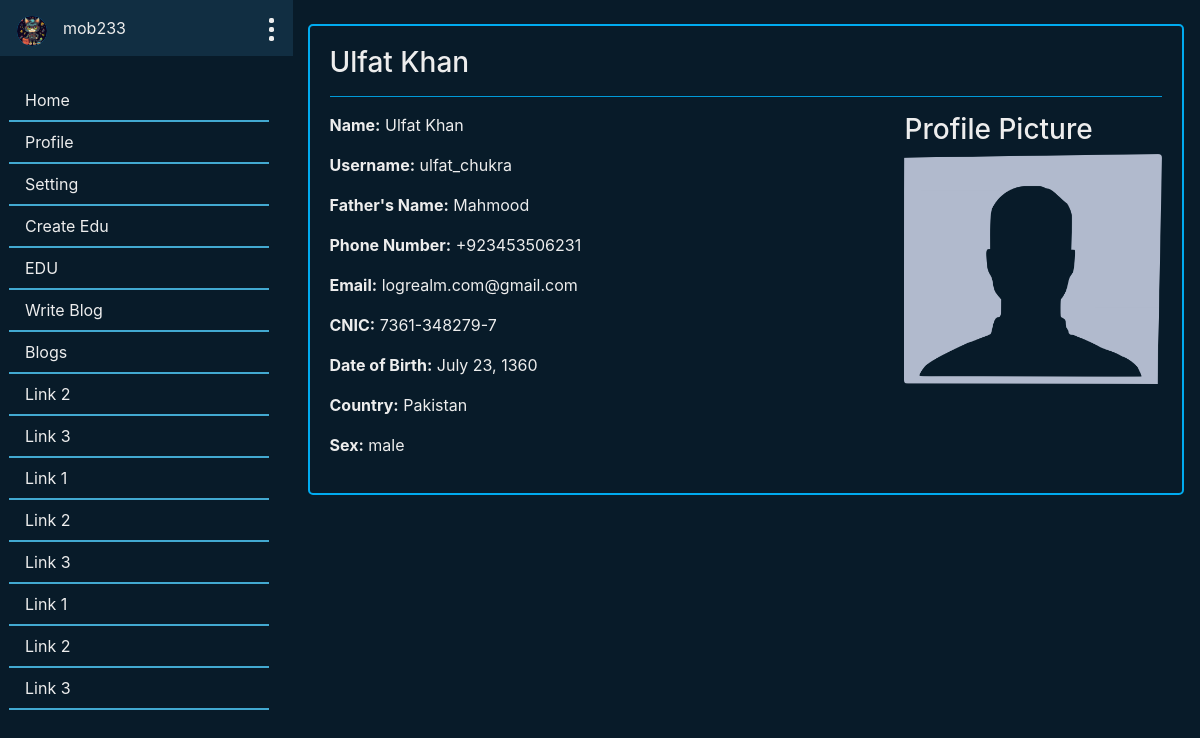
The page /u/ulfat_chukra (signed in) on the database its author committed.
### gen_user/models.py (models this page shows, shortened)
class GenUser(AbstractBaseUser, PermissionsMixin):
    user = models.OneToOneField(User, null=True, blank=True, on_delete=models.CASCADE)
    first_name = models.CharField(max_length=30)
    last_name = models.CharField(max_length=30,null=True, blank=True,)
    username = models.CharField(max_length=150, unique=True)
    password = models.CharField(max_length=128)
    father_name = models.CharField(max_length=255)
    PhoneNumber = models.CharField(blank=True,null=True,max_length=30)
    email = models.EmailField(max_length=255, unique=True)
    picture = models.ImageField(upload_to=upload_path, blank=True)
    uuid = models.UUIDField(default=uuid.uuid4, editable=False)
    cnic = models.CharField(max_length=15,unique=True)
    DOB = models.DateField()
    country = CountryField()
    sex = models.CharField(max_length=10,choices=(('male', 'Male'), ('female', 'Female'), ('other', 'Other')))
    join_date = models.DateTimeField(default=timezone.now , editable=False)
    pk_key = models.CharField(max_length=255, unique=True)
    email_verification_token = models.CharField(max_length=255, null=True, blank=True)
    emailConformation = models.BooleanField(default=False)
    PhoneNumberConformation = models.BooleanField(default=False)
    PaidMember = models.BooleanField(default=False)
    is_active = models.BooleanField(default=True)
    is_staff = models.BooleanField(default=False)
    USERNAME_FIELD = 'username'
    REQUIRED_FIELDS = ['username']
    objects = UserManager()
    def get_full_name(self):
        if self.last_name == None:
            return f'{self.first_name}'
        elif self.last_name and self.first_name :
           return f'{self.first_name} {self.last_name}'
        else:
            return f'{self.username}'
    groups = models.ManyToManyField(
        'auth.Group', related_name='custom_users', blank=True)
    user_permissions = models.ManyToManyField(
        'auth.Permission', related_name='custom_users', blank=True)

### gen_user/views.py (the view, shortened to what this page needs)
# urls.py: path('u/<str:username>',GenUserProfile.as_view(),name="genProfile"),
class GenUserProfile(LoginRequiredMixin,UserRestrictedQuerysetMixin,DetailView):
    model = GenUser
    template_name= 'gen/profile.html'
    context_object_name = 'genuser'
    def get(self, request,username):
        genuser = get_object_or_404(GenUser , username=username)
        try:
            edu = xEduInstitution.objects.get(OwnerOfX=request.user)
        except xEduInstitution.DoesNotExist:
            edu = None
        return render(request, self.template_name,{self.context_object_name:genuser,'edu':edu})

### templates/gen/profile.html (shortened to what this page needs)
{% extends "dboard.html" %}
{% block dashRoom %}
<div class="cs-card card-body mt-4 mr-3">
<h3>{{genuser.get_full_name}}</h3>
<hr class="main-bg">
<div class="row">
      <div class="col-md-8">
        <p><strong>Name:</strong> {{ genuser.get_full_name }}</p>
        <p><strong>Username:</strong> {{ genuser.username }}</p>
        <p><strong>Father's Name:</strong> {{ genuser.father_name }}</p>
        <p><strong>Phone Number:</strong> {{ genuser.PhoneNumber }}</p>
        <p><strong>Email:</strong> {{ genuser.email }}</p>
        <p><strong>CNIC:</strong> {{ genuser.cnic }}</p>
        <p><strong>Date of Birth:</strong> {{ genuser.DOB }}</p>
        <p><strong>Country:</strong> {{ genuser.get_country_display }}</p>
        <p><strong>Sex:</strong> {{ genuser.sex }}</p>
      </div>
      <div class="col-md-4">
        <h3>Profile Picture</h3>
        {% if genuser.picture %}
          <img src="{{MEDIA_URL}}{{genuser.picture.url }}" alt="{{ genuser.username }}" class="img-fluid rounded">
        {% else %}
          <img src="http://127.0.0.1:8000/media/images/genUserProfile/mob233-e0573643-8dbb-44e6-839f-0df6825a1b81-9649.jpg" alt="{{ genuser.username }}" class="img-fluid rounded">
        {% endif %}
      </div>
    </div>
</div>
{% endblock dashRoom %}

### templates/dboard.html (shortened to what this page needs)
{% load static %}
<!DOCTYPE html>
<html lang="en">
<head>
    <link rel="stylesheet" type="text/css" href="{% static 'css/main.css' %}">
    <link rel="stylesheet" type="text/css" href="{% static 'css/dashbord.css' %}">
    <link rel="stylesheet" href="https://stackpath.bootstrapcdn.com/bootstrap/4.5.2/css/bootstrap.min.css">
</head>
<body class="bg-fst">
    <div class="container-fluid p-0 txt-clr ">
        <div class="row ">
            <div class="col-md-3  sticky-top  dashNav p-0" style="min-height:100%;">
                <div class="btm-nv-db  sticky-top p-2 bg-snd">
                    <div class="pf-info pl-4 p-2 bg-snd" style="min-height:40px;">
                        <div>
                            <span class="float-left">
                                {% if request.user.genuser.picture %}
                                <img src="{{MEDIA_URL}}{{request.user.genuser.picture.url }}" alt="{{ request.user.genuser.username }}" class="main-bg rounded-circle" style="height:30px; width:30px;">
                                {% else %}
                                <img src="http://127.0.0.1:8000/media/images/genUserProfile/mob233-e0573643-8dbb-44e6-839f-0df6825a1b81-9649.jpg" alt="{{ genuser.username }}" class="main-bg rounded-circle" style="height:30px; width:30px;">
                                {% endif %}
                            </span>
                            <span class="float-left ml-3"><p>{{request.user}}</p></span>
                            <span class="float-right ml-3">
                                <div class="btn-group dropright">
                                    <div type="button"  class=" dots-container" data-toggle="dropdown"   aria-haspopup="true"  aria-expanded="false">
                                        <span class="dot"></span>
                                        <span class="dot"></span>
                                        <span class="dot"></span>
                                    </div>
                                </div>
                            </span>
                        </div>
                    </div>
                </div>
                <ul class="nav flex-column  p-4">
                    <li class="nav-item">
                        <a class="nav-link " href="{% url 'home' %}">Home</a>
                    </li>
                    <li class="nav-item">
                        <a class="nav-link" href="{% url 'genProfile' request.user %}">Profile</a>
                    </li>
                    <li class="nav-item">
                        <a class="nav-link" href="{% url 'profileSetting' request.user %}">Setting</a>
                    </li>
                    <li class="nav-item">
                        <a class="nav-link " href="{% url 'createEdu' %}">Create Edu</a>
                    </li>
                    {% if edu %}
                    <li class="nav-item">
                        <a class="nav-link" href="{% url 'eduD' edu.pk_key  %}">EDU</a>
                    </li>
                    {% endif %}
                    <li class="nav-item">
                        <a class="nav-link" href="{% url 'blogForm' %}">Write Blog</a>
                    </li>
                    <li class="nav-item">
                        <a class="nav-link " href="{% url 'bloglist' %}">Blogs</a>
                    </li>
                    <li class="nav-item">
                        <a class="nav-link" href="#">Link 2</a>
                    </li>
                    <li class="nav-item">
                        <a class="nav-link" href="#">Link 3</a>
                    </li>
                    <li class="nav-item">
                        <a class="nav-link " href="#">Link 1</a>
                    </li>
                    <li class="nav-item">
                        <a class="nav-link" href="#">Link 2</a>
                    </li>
                    <li class="nav-item">
                        <a class="nav-link" href="#">Link 3</a>
                    </li>
                    <li class="nav-item">
                        <a class="nav-link " href="#">Link 1</a>
                    </li>
                    <li class="nav-item">
                        <a class="nav-link" href="#">Link 2</a>
                    </li>
                    <li class="nav-item">
                        <a class="nav-link" href="#">Link 3</a>
                    </li>
                </ul>
            </div>
            <div class="col-md-9 ">
            {% block dashRoom %}
            {% endblock dashRoom %}
            </div>
        </div>
    </div>
</body>
</html>

### static/css/main.css (style rules this page uses)
:root { --bg-color:#081b29; --second-bg-color:#112e42; --text-color:#ededed; --main-color:#00abf0; }
html { overflow-x:hidden ; }
body { background-color: var(--bg-color) !important ; }
.bg-fst { background-color:var(--bg-color) !important; }
.bg-snd { background-color:var(--second-bg-color) !important; }
.txt-clr { color: var(--text-color) !important; }
.main-bg { background-color:var(--main-color) !important; }
.cs-card { background-color: var(--bg-color) !important; color: var(--text-color) !important; border: 2px solid var(--main-color) !important; border-radius: 5px !important; min-height: 45px; padding: 4px; }

### static/css/dashbord.css (style rules this page uses)
.dashNav { position: relative; height: 100vh; overflow-y: scroll; scrollbar-width: 10px; scrollbar-color: #42a9d1 #42a9d1; }
.dashNav ul li a { position: relative; color:#ededed !important; border-bottom: 2px solid #42a9d1; width: 100%; }
.btm-nv-db { width: auto; position: relative; margin-top:0px; }
.btm-nv-db .pf-info { width: 100% !important; }

### templates/dboard.html (style rules this page uses)
.dots-container { display:flex; flex-direction: column; align-items: center; }
.dot { width: 5px; height: 5px; border-radius: 35%; background-color: #ededed; margin: 2px 3px; }

### rows shown on the page
GenUser: get_full_name "Ulfat Khan", username "ulfat_chukra", father_name "Mahmood", PhoneNumber "+923453506231", email "logrealm.com@gmail.com", cnic "7361-348279-7", DOB "July 23, 1360", country "Pakistan", sex "male", picture (picture)

### other values the page prints
{{ request.user }} "mob233"
